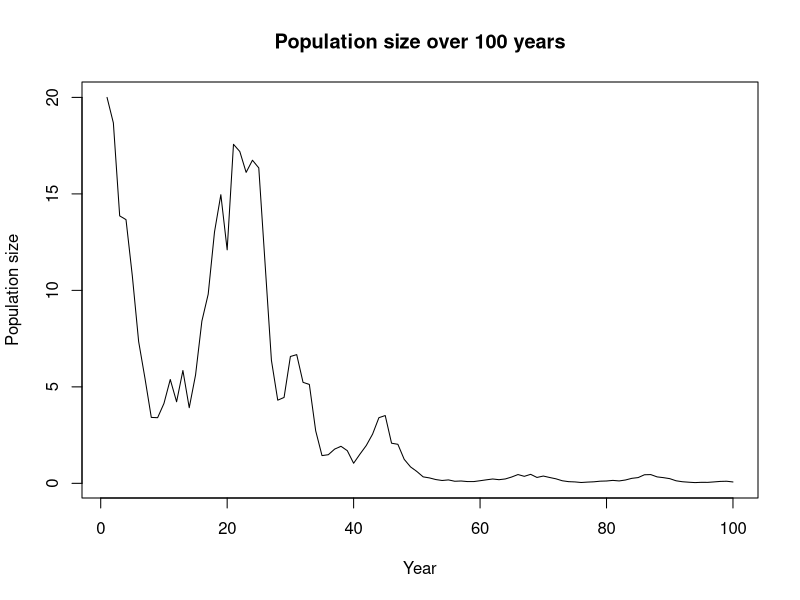

Recreate this plot in R.
### USU Ecology Center workshops: Loops and apply()

# Led by Annie Schiffer
# Adapted from Courtney Check's and Brian Smith's Loops and Functions workshop
# Adapted from Dani Berger's apply workshop

### Outline ------------

# 1. Loops and apply: what they are and when to use them
# 2. Quick review of indexing
# 3. Basic loops
# 4. Apply()
# 5. Variations of apply()
# 6. More advanced: nested loops

### 1. Loops and apply: what they are and when to use them ------------

# FOR LOOP

# A for loop is a function in R that iteratively execute lines of code over a set of inputs. 
# It's basically the same as copying and pasting the same code for multiple inputs.
# With loops, you can repeatedly run code for each input, then store it in an output object.

# One thing to consider: the more loops you add, the slower your R will run because each iteration takes up memory in R. 
# They're most useful for repeated or compounding calculations 
# (e.g. population size over a bunch of years, and population depends on previous year).

# APPLY()

# The apply function similarly performs some operation over a set of inputs, but it's not iterative.
# In other words, it also is the same as copying and pasting the same code for multiple inputs, 
# but it does it all at once, instead of one input at a time.
# This makes it faster than a loop, but inputs have to be independent.
# Apply is most useful for performing a calculation or running code over a large number of inputs.


# WHY BUILD LOOPS OR USE APPLY WHEN YOU CAN COPY AND PASTE?

# Loops and apply are less prone to errors than copying and pasting.
# They make your code more readable, while copying and pasting can make your scripts long and messy.


### 2. Quick review of indexing --------------------------

# Indexing is essential for loops because your inputs are stored in a vector, 
# and then the loop iteratively grabs each element in the vector by its index. 
# Your outputs also need to be indexed.

# a few quick ways to make a vector:
vector1 <- c(3, 50, 42, 21) # the combine function
vector2 <- seq(from = 3,to = 4.5, by = 0.5) # the sequence function

# use the brackets to pull out certain elements in a vector
vector1[2] # second element of vector 1

# With a 2 dimensional object (like a matrix or data frame), use a "," to index rows or columns
my.df <- data.frame(cbind(vector1,vector2))
my.df

my.df[1,2] # element in 1st row, 2nd column


### 3. Basic loops -------------------------------------------

## KEY COMPONENTS OF A LOOP:

# - a vector to loop over (the lines of code are executed with each element of the vector)
# - an empty output object
# - a "for" statement that loops over the vector: "for(i in 1:length(x))"
# - indexed inputs and outputs

## Input vector to loop over
inputs <- seq(from = 40, to = 70, by = 5)
inputs

## Output vector to store our changes

# We have to create an empty output vector that is the same length as our inputs.
# I like to use a vector of NAs so I can make sure my output vector is the length I want it to be. 
# You can also just make this an empty vector using vector().

outputs<-rep(NA,length(inputs))

# In our loop, let's add 2 to each element of our inputs vector. 
# We have to index the inputs AND the outputs.

for(i in 1:length(inputs)){
  
  outputs[i] <- inputs[i] + 2
  
}
outputs
# The loop grabbed each element of the inputs vector, added 2 to it, then stored it in the same index of the outputs vector.
# You can also use "seq_along" instead of 1:length(vector).

## Loops are most useful if your output depends on a previous index.
# For example, let's say we want to model population size over time.

# Input - time steps
time <- 1:100

# Output - population size over time
# We have to add a starting value if we want outputs to depend on previous index
pop <- c(20,rep(NA,99))

# We'll loop over time from year 2, since we already know the population in the first year.
for(i in 2:max(time)){
  
  pop[i] <- pop[i-1] * runif(1,min=0.5,max=1.5) # just getting a random number to represent the population growing or shrinking
  
}

plot(pop ~ time,type="l",xlab="Year",ylab="Population size",main="Population size over 100 years")


# COMMON MISTAKES WHEN LEARNING LOOPS

# It's super easy to forget to index or store the output (I still do it all the time).
# What happens if we don't tell it to print an output object?
for(i in 1:length(inputs)){
  
  inputs[i] + 2
  
}
# The loop runs but we don't see any output.

# What happens if we have an output object but forget to index it?
for(i in 1:length(inputs)){
  
  outputs <- inputs[i] + 2
  
}
outputs
# The loop runs, it assigned the changes in "outputs"
# but only the last iteration (i) is stored because each iteration is overwritten.

### Your turn!

# Loop over the following input vector: 4,6,2,4,9,10. In the loop, multiply the input by 6.5.
# Store the results in an output vector. Feel free to check your answer with AI.








### 4. Apply() function --------------------------

# Inputs of apply() can be a matrix or array. 
# The formatting of outputs depends on the input and the function applied to the data.

# COMPONENTS OF THE APPLY() FUNCTION

# The apply() function takes three arguments: apply(X, MARGIN, FUN)

# - X: the input object (data.frame, matrix, or array)
# - MARGIN: the dimension of the data object over which the function is applied. 1 = row-wise, 2 = column-wise, c(1,2) = rows and columns
# - FUN: a built-in or custom function to apply to the input data

# Create an example matrix
ex_matrix <- matrix((1:12), nrow = 3)
print(ex_matrix)

# Let's get the mean of every row
row_mean <- apply(ex_matrix, 1, mean) # MARGIN: 1 applies the function to rows

row_mean

# The output is a vector with the mean of the numbers in each row.
# So even though we started out with a matrix, the function determined that our output would just be a vector

# Now I'm going to create my own function called square.
square <- function(x){x^2}

# I use the square function within my apply function. 
all_square <- apply(ex_matrix, c(1,2), square) # MARGIN = c(1,2) returns all values

all_square

# The output is a matrix with each value in my input matrix squared.

# Your turn!
# Sum each column of the example matrix.







### 5. Variations of apply() -------------------------

# LAPPLY()

# lapply() function is one variation of the general apply() function.
# It takes a vector, list, or data.frame as an input and always returns a list. 
# The "l" prefix stands for list. The MARGIN argument isn't relevant here because we're working with lists.

# Create an example list
ex_list <- list(ex_matrix, c(1,2,3), 20) # lists can have any data type!

ex_list

# Write a function that adds one to each element
add_one <- function(x){x+1}

# Apply the function to the example list
list_add_one <- lapply(ex_list, add_one)

list_add_one

# SAPPLY()

# sapply() function is a simplified form of the lapply() function.
# The sapply() function takes a vector, list, or data frame as inputs.
# It usually returns a vector or a matrix, sometimes a list if it can't be a vector or matrix.
# "s" in the function name stands for "simplified." Again the MARGIN argument isn't relevant here because it can use lists.

# will return a SIMPLIFIED version when possible
list_sum_l <- lapply(ex_list,sum)
list_sum_l # returns list

list_sum_s <- sapply(ex_list,sum)
list_sum_s # returns vector

# works with vectors, unlike apply or lapply
ex_vec <- seq(from = 40, to = 70, by = 5)
vec_add_one <- sapply(ex_vec, add_one)
vec_add_one


# Your turn! 
# Use sapply or lapply to subtract 1 from each element of the list "ex_list."








### 6. More advanced: nested loops ----------------

# Sometimes you want to increase efficiency by looping over multiple things at once.
# You can write a loop inside another loop, but you must use a different character to index. 
# For example, I used "i" in the loops above, but you can use any character string you want to index. 
# If I have several nested loops, it helps me to make these indices intuitive (e.g. "iSpecies" or "iSite").

# STRUCTURE OF NESTED LOOP

# Create output matrix with rows and columns, let's do 10 rows and 3 columns as an example
my.matrix <- matrix(NA, nrow = 10, ncol = 3)
my.matrix

# Here's a demonstration of how the loop will work
for (irow in 1:nrow(my.matrix)){
  for (icol in 1:ncol(my.matrix)) {
    
    my.matrix[irow,icol] <- paste0(irow,",",icol)
    print(paste0("completed row ", irow," and column ",icol))
    
  }
}
my.matrix


# NESTED LOOP EXAMPLE

# Let's say we have 3 species that we observe over 10 years. Their populations all grow at the same rate but different starting sizes.

# Create input vectors
species <- 1:3
years <- 1:10

# Create output matrix - we want the populations sizes of 3 species over 10 years. Let's do years in rows, species in columns.
out.mat <- matrix(data=NA,nrow=length(years),ncol=length(species))
out.mat

# All have different starting sizes in year (row) 1
init_sizes <- c(4,18,30)
out.mat[1,] <- init_sizes
out.mat

# We know population sizes at year 1, so loop starts at year 2. All grow at population growth rate of 1.4.
for (iyear in 2:length(years)){ 
  for (isp in 1:length(species)) {
    
    out.mat[iyear, isp] <-  out.mat[iyear-1,isp] * 1.4
    
  }
}

# Check the results
out.mat

